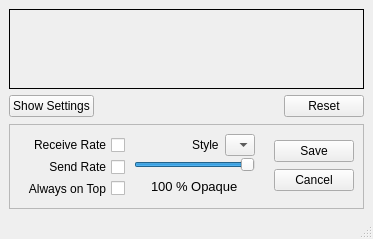
<ui version="4.0" >
 <class>BandwidthGraph</class>
 <widget class="QMainWindow" name="BandwidthGraph" >
  <property name="geometry" >
   <rect>
    <x>0</x>
    <y>0</y>
    <width>283</width>
    <height>138</height>
   </rect>
  </property>
  <property name="contextMenuPolicy" >
   <enum>Qt::NoContextMenu</enum>
  </property>
  <property name="windowTitle" >
   <string>Tor Bandwidth Usage</string>
  </property>
  <property name="windowIcon" >
   <iconset resource="../res/vidalia_common.qrc" >:/images/32x32/utilities-system-monitor.png</iconset>
  </property>
  <widget class="QWidget" name="centralwidget" >
   <layout class="QGridLayout" >
    <property name="margin" >
     <number>9</number>
    </property>
    <property name="spacing" >
     <number>6</number>
    </property>
    <item row="1" column="0" >
     <layout class="QHBoxLayout" >
      <property name="margin" >
       <number>0</number>
      </property>
      <property name="spacing" >
       <number>6</number>
      </property>
      <item>
       <widget class="QPushButton" name="btnToggleSettings" >
        <property name="text" >
         <string>Show Settings</string>
        </property>
        <property name="checkable" >
         <bool>true</bool>
        </property>
       </widget>
      </item>
      <item>
       <spacer>
        <property name="orientation" >
         <enum>Qt::Horizontal</enum>
        </property>
        <property name="sizeHint" >
         <size>
          <width>21</width>
          <height>20</height>
         </size>
        </property>
       </spacer>
      </item>
      <item>
       <widget class="QPushButton" name="btnReset" >
        <property name="text" >
         <string>Reset</string>
        </property>
       </widget>
      </item>
     </layout>
    </item>
    <item row="0" column="0" >
     <widget class="GraphFrame" name="frmGraph" >
      <property name="minimumSize" >
       <size>
        <width>120</width>
        <height>80</height>
       </size>
      </property>
      <property name="font" >
       <font>
        <pointsize>10</pointsize>
       </font>
      </property>
      <property name="contextMenuPolicy" >
       <enum>Qt::NoContextMenu</enum>
      </property>
      <property name="frameShape" >
       <enum>QFrame::Box</enum>
      </property>
      <property name="frameShadow" >
       <enum>QFrame::Plain</enum>
      </property>
     </widget>
    </item>
    <item row="2" column="0" >
     <widget class="QFrame" name="frmSettings" >
      <property name="sizePolicy" >
       <sizepolicy>
        <hsizetype>0</hsizetype>
        <vsizetype>0</vsizetype>
        <horstretch>0</horstretch>
        <verstretch>0</verstretch>
       </sizepolicy>
      </property>
      <property name="minimumSize" >
       <size>
        <width>355</width>
        <height>85</height>
       </size>
      </property>
      <property name="maximumSize" >
       <size>
        <width>355</width>
        <height>82</height>
       </size>
      </property>
      <property name="contextMenuPolicy" >
       <enum>Qt::NoContextMenu</enum>
      </property>
      <property name="frameShape" >
       <enum>QFrame::StyledPanel</enum>
      </property>
      <property name="frameShadow" >
       <enum>QFrame::Raised</enum>
      </property>
      <layout class="QHBoxLayout" >
       <property name="margin" >
        <number>9</number>
       </property>
       <property name="spacing" >
        <number>6</number>
       </property>
       <item>
        <layout class="QVBoxLayout" >
         <property name="margin" >
          <number>3</number>
         </property>
         <property name="spacing" >
          <number>6</number>
         </property>
         <item>
          <widget class="QCheckBox" name="chkReceiveRate" >
           <property name="contextMenuPolicy" >
            <enum>Qt::NoContextMenu</enum>
           </property>
           <property name="toolTip" >
            <string/>
           </property>
           <property name="layoutDirection" >
            <enum>Qt::RightToLeft</enum>
           </property>
           <property name="text" >
            <string>Receive Rate</string>
           </property>
           <property name="checked" >
            <bool>false</bool>
           </property>
          </widget>
         </item>
         <item>
          <widget class="QCheckBox" name="chkSendRate" >
           <property name="contextMenuPolicy" >
            <enum>Qt::NoContextMenu</enum>
           </property>
           <property name="toolTip" >
            <string/>
           </property>
           <property name="layoutDirection" >
            <enum>Qt::RightToLeft</enum>
           </property>
           <property name="text" >
            <string>Send Rate</string>
           </property>
           <property name="checked" >
            <bool>false</bool>
           </property>
          </widget>
         </item>
         <item>
          <widget class="QCheckBox" name="chkAlwaysOnTop" >
           <property name="layoutDirection" >
            <enum>Qt::RightToLeft</enum>
           </property>
           <property name="text" >
            <string>Always on Top</string>
           </property>
          </widget>
         </item>
         <item>
          <spacer>
           <property name="orientation" >
            <enum>Qt::Vertical</enum>
           </property>
           <property name="sizeHint" >
            <size>
             <width>20</width>
             <height>21</height>
            </size>
           </property>
          </spacer>
         </item>
        </layout>
       </item>
       <item>
        <layout class="QVBoxLayout" >
         <property name="margin" >
          <number>0</number>
         </property>
         <property name="spacing" >
          <number>1</number>
         </property>
         <item>
          <layout class="QHBoxLayout" >
           <property name="margin" >
            <number>0</number>
           </property>
           <property name="spacing" >
            <number>6</number>
           </property>
           <item>
            <spacer>
             <property name="orientation" >
              <enum>Qt::Horizontal</enum>
             </property>
             <property name="sizeHint" >
              <size>
               <width>20</width>
               <height>20</height>
              </size>
             </property>
            </spacer>
           </item>
           <item>
            <widget class="QLabel" name="lblGraphStyle" >
             <property name="text" >
              <string>Style</string>
             </property>
            </widget>
           </item>
           <item>
            <widget class="QComboBox" name="cmbGraphStyle" >
             <item>
              <property name="text" >
               <string/>
              </property>
              <property name="icon" >
               <iconset resource="../res/vidalia_common.qrc" >:/images/16x16/graph-line.png</iconset>
              </property>
             </item>
             <item>
              <property name="text" >
               <string/>
              </property>
              <property name="icon" >
               <iconset resource="../res/vidalia_common.qrc" >:/images/16x16/graph-area.png</iconset>
              </property>
             </item>
            </widget>
           </item>
          </layout>
         </item>
         <item>
          <widget class="QFrame" name="frmOpacity" >
           <property name="contextMenuPolicy" >
            <enum>Qt::NoContextMenu</enum>
           </property>
           <property name="frameShape" >
            <enum>QFrame::NoFrame</enum>
           </property>
           <property name="frameShadow" >
            <enum>QFrame::Plain</enum>
           </property>
           <layout class="QVBoxLayout" >
            <property name="margin" >
             <number>0</number>
            </property>
            <property name="spacing" >
             <number>3</number>
            </property>
            <item>
             <widget class="QSlider" name="sldrOpacity" >
              <property name="contextMenuPolicy" >
               <enum>Qt::NoContextMenu</enum>
              </property>
              <property name="toolTip" >
               <string>Changes the transparency of the Bandwidth Graph</string>
              </property>
              <property name="minimum" >
               <number>30</number>
              </property>
              <property name="maximum" >
               <number>100</number>
              </property>
              <property name="value" >
               <number>100</number>
              </property>
              <property name="sliderPosition" >
               <number>100</number>
              </property>
              <property name="tracking" >
               <bool>false</bool>
              </property>
              <property name="orientation" >
               <enum>Qt::Horizontal</enum>
              </property>
              <property name="invertedAppearance" >
               <bool>false</bool>
              </property>
              <property name="tickPosition" >
               <enum>QSlider::NoTicks</enum>
              </property>
              <property name="tickInterval" >
               <number>10</number>
              </property>
             </widget>
            </item>
            <item>
             <spacer>
              <property name="orientation" >
               <enum>Qt::Vertical</enum>
              </property>
              <property name="sizeHint" >
               <size>
                <width>20</width>
                <height>20</height>
               </size>
              </property>
             </spacer>
            </item>
            <item>
             <layout class="QHBoxLayout" >
              <property name="margin" >
               <number>0</number>
              </property>
              <property name="spacing" >
               <number>0</number>
              </property>
              <item>
               <spacer>
                <property name="orientation" >
                 <enum>Qt::Horizontal</enum>
                </property>
                <property name="sizeHint" >
                 <size>
                  <width>21</width>
                 </size>
                </property>
               </spacer>
              </item>
              <item>
               <widget class="QLabel" name="lblPercentOpacity" >
                <property name="minimumSize" >
                 <size>
                  <width>25</width>
                  <height>0</height>
                 </size>
                </property>
                <property name="font" >
                 <font>
                  <pointsize>10</pointsize>
                 </font>
                </property>
                <property name="contextMenuPolicy" >
                 <enum>Qt::NoContextMenu</enum>
                </property>
                <property name="layoutDirection" >
                 <enum>Qt::RightToLeft</enum>
                </property>
                <property name="text" >
                 <string>100</string>
                </property>
               </widget>
              </item>
              <item>
               <widget class="QLabel" name="label" >
                <property name="font" >
                 <font>
                  <pointsize>10</pointsize>
                 </font>
                </property>
                <property name="contextMenuPolicy" >
                 <enum>Qt::NoContextMenu</enum>
                </property>
                <property name="text" >
                 <string>% Opaque</string>
                </property>
               </widget>
              </item>
              <item>
               <spacer>
                <property name="orientation" >
                 <enum>Qt::Horizontal</enum>
                </property>
                <property name="sizeHint" >
                 <size>
                  <width>21</width>
                 </size>
                </property>
               </spacer>
              </item>
             </layout>
            </item>
           </layout>
          </widget>
         </item>
         <item>
          <spacer>
           <property name="orientation" >
            <enum>Qt::Vertical</enum>
           </property>
           <property name="sizeHint" >
            <size>
             <width>21</width>
             <height>20</height>
            </size>
           </property>
          </spacer>
         </item>
        </layout>
       </item>
       <item>
        <spacer>
         <property name="orientation" >
          <enum>Qt::Horizontal</enum>
         </property>
         <property name="sizeHint" >
          <size>
           <width>21</width>
           <height>20</height>
          </size>
         </property>
        </spacer>
       </item>
       <item>
        <layout class="QVBoxLayout" >
         <property name="margin" >
          <number>0</number>
         </property>
         <property name="spacing" >
          <number>1</number>
         </property>
         <item>
          <widget class="QPushButton" name="btnSaveSettings" >
           <property name="text" >
            <string>Save</string>
           </property>
          </widget>
         </item>
         <item>
          <widget class="QPushButton" name="btnCancelSettings" >
           <property name="text" >
            <string>Cancel</string>
           </property>
          </widget>
         </item>
        </layout>
       </item>
      </layout>
     </widget>
    </item>
   </layout>
  </widget>
  <widget class="QStatusBar" name="statusbar" />
 </widget>
 <customwidgets>
  <customwidget>
   <class>GraphFrame</class>
   <extends>QFrame</extends>
   <header>bwgraph/graphframe.h</header>
  </customwidget>
 </customwidgets>
 <resources>
  <include location="../res/vidalia_common.qrc" />
 </resources>
 <tabstops>
  <tabstop>btnToggleSettings</tabstop>
  <tabstop>btnReset</tabstop>
  <tabstop>chkReceiveRate</tabstop>
  <tabstop>chkSendRate</tabstop>
  <tabstop>chkAlwaysOnTop</tabstop>
  <tabstop>cmbGraphStyle</tabstop>
  <tabstop>sldrOpacity</tabstop>
  <tabstop>btnSaveSettings</tabstop>
  <tabstop>btnCancelSettings</tabstop>
 </tabstops>
 <connections/>
</ui>
